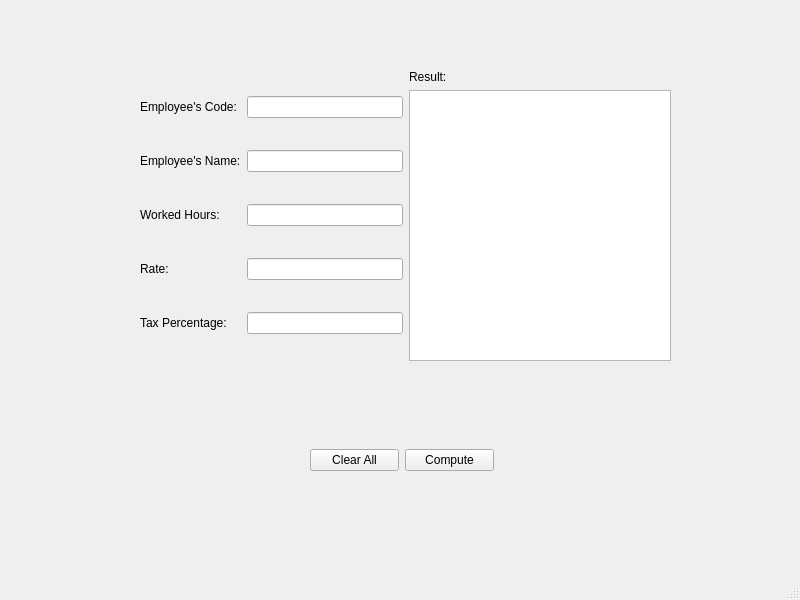
<?xml version="1.0" encoding="UTF-8"?>
<ui version="4.0">
 <class>MainWindow</class>
 <widget class="QMainWindow" name="MainWindow">
  <property name="enabled">
   <bool>true</bool>
  </property>
  <property name="geometry">
   <rect>
    <x>0</x>
    <y>0</y>
    <width>800</width>
    <height>600</height>
   </rect>
  </property>
  <property name="windowTitle">
   <string>Problema_18</string>
  </property>
  <widget class="QWidget" name="centralwidget">
   <widget class="QWidget" name="horizontalLayoutWidget">
    <property name="geometry">
     <rect>
      <x>310</x>
      <y>420</y>
      <width>184</width>
      <height>80</height>
     </rect>
    </property>
    <layout class="QHBoxLayout" name="horizontalLayout">
     <item>
      <widget class="QPushButton" name="clear_button">
       <property name="text">
        <string>Clear All</string>
       </property>
      </widget>
     </item>
     <item>
      <widget class="QPushButton" name="compute_button">
       <property name="styleSheet">
        <string notr="true"/>
       </property>
       <property name="text">
        <string>Compute</string>
       </property>
      </widget>
     </item>
    </layout>
   </widget>
   <widget class="QWidget" name="horizontalLayoutWidget_2">
    <property name="geometry">
     <rect>
      <x>140</x>
      <y>70</y>
      <width>531</width>
      <height>291</height>
     </rect>
    </property>
    <layout class="QHBoxLayout" name="horizontalLayout_2">
     <item>
      <layout class="QGridLayout" name="gridLayout">
       <item row="2" column="0">
        <widget class="QLabel" name="worked_hours_label">
         <property name="text">
          <string>Worked Hours:</string>
         </property>
        </widget>
       </item>
       <item row="3" column="1">
        <widget class="QLineEdit" name="rate_input"/>
       </item>
       <item row="1" column="0">
        <widget class="QLabel" name="employees_name_label">
         <property name="text">
          <string>Employee's Name:</string>
         </property>
        </widget>
       </item>
       <item row="2" column="1">
        <widget class="QLineEdit" name="worked_hours_input"/>
       </item>
       <item row="0" column="0">
        <widget class="QLabel" name="employees_code_label">
         <property name="text">
          <string>Employee's Code: </string>
         </property>
        </widget>
       </item>
       <item row="4" column="0">
        <widget class="QLabel" name="tax_percentage_label">
         <property name="text">
          <string>Tax Percentage:</string>
         </property>
        </widget>
       </item>
       <item row="0" column="1">
        <widget class="QLineEdit" name="employees_code_input"/>
       </item>
       <item row="4" column="1">
        <widget class="QLineEdit" name="tax_percentage_input"/>
       </item>
       <item row="1" column="1">
        <widget class="QLineEdit" name="employees_name_input"/>
       </item>
       <item row="3" column="0">
        <widget class="QLabel" name="rate_label">
         <property name="text">
          <string>Rate:</string>
         </property>
        </widget>
       </item>
      </layout>
     </item>
     <item>
      <layout class="QVBoxLayout" name="verticalLayout">
       <item>
        <widget class="QLabel" name="result_label">
         <property name="text">
          <string>Result:</string>
         </property>
        </widget>
       </item>
       <item>
        <widget class="QTextEdit" name="result_text">
         <property name="enabled">
          <bool>true</bool>
         </property>
        </widget>
       </item>
      </layout>
     </item>
    </layout>
   </widget>
  </widget>
  <widget class="QMenuBar" name="menubar">
   <property name="geometry">
    <rect>
     <x>0</x>
     <y>0</y>
     <width>800</width>
     <height>24</height>
    </rect>
   </property>
  </widget>
  <widget class="QStatusBar" name="statusbar"/>
 </widget>
 <resources/>
 <connections/>
</ui>
